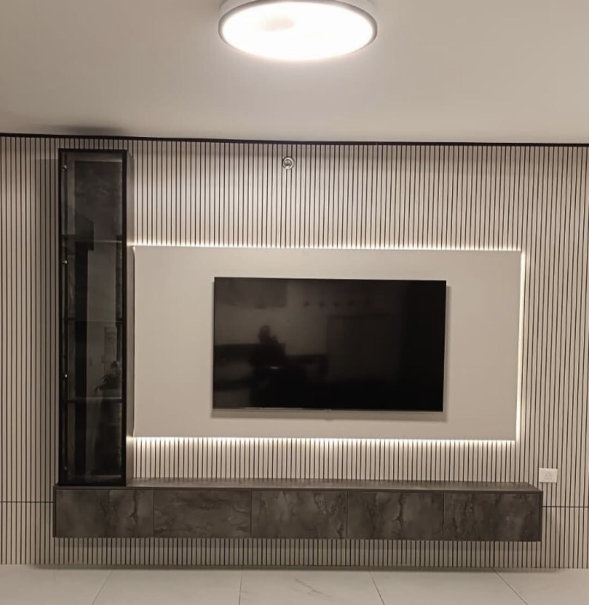
#> input picture projects/2026-10-tv-walls-series/input/raw_dark.jpg, 1178 x 1210 px, found by its file name (shown at 1/2 size)
$ python clean.py
#> lines starting #> are read from the running program, lines starting #| are printed output that depends on the picture; after the words box and inside, x2 and y2 are one past the last pixel; in counts of white or black regions, pixels touching at a corner belong together
"""Input cleanup: screenshot bar (white), people reflected in TV screens + TV menu (dark, panels).
The screen glass is not the product: its interior is replaced by a mask-normalised heavy blur of itself
(keeps the real dark gradient / curtain glow, removes the people and the on-screen menu)."""
import cv2, numpy as np
def screen(src, dst, quad, inset=7, sig=40, darken=0.9):
#> called with src = 'input/raw_dark.jpg', dst = 'input/dark.png', inset = 7, sig = 40, darken = 0.9
    im = cv2.imread(src).astype(np.float32)
    q = np.array(quad, np.float32); c = q.mean(0)
    qi = c + (q - c) * (1 - inset / np.linalg.norm(q - c, axis=1))[:, None]
    m = np.zeros(im.shape[:2], np.float32); cv2.fillPoly(m, [qi.astype(np.int32)], 1)
#> after `cv2.fillPoly(m, [qi.astype(np.int32)], 1)`:
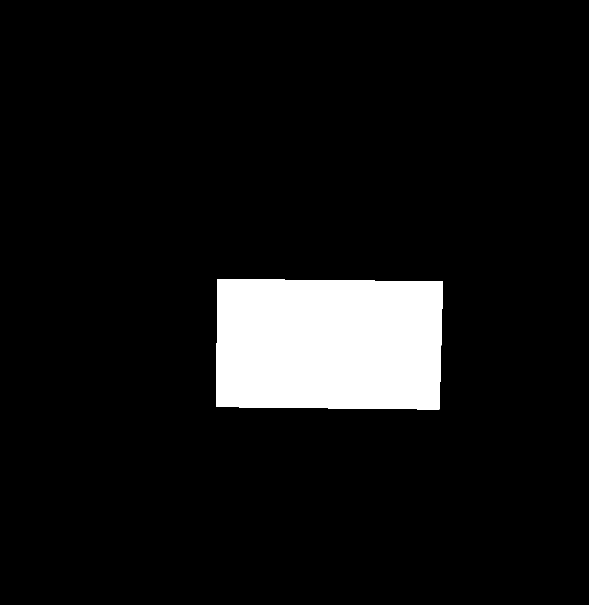
#> m: shape (1210, 1178) float32 (shown at 1/2 size); values 0 (black) and 1 (white), 8.1% white; 1 white region, box (x1, y1, x2, y2) and area: (433, 558, 886, 819) 114964
    num = cv2.GaussianBlur(im * m[..., None], (0, 0), sig); den = cv2.GaussianBlur(m, (0, 0), sig)[..., None]
    fill = num / np.maximum(den, 1e-4) * darken
    fill += np.random.default_rng(1).normal(0, 1.2, fill.shape)        # match sensor grain
    a = cv2.GaussianBlur(m, (0, 0), 1.2)[..., None]
    cv2.imwrite(dst, np.clip(im * (1 - a) + fill * a, 0, 255).astype(np.uint8))
screen("input/raw_dark.jpg", "input/dark.png", [(428, 555), (892, 560), (885, 822), (427, 817)])
screen("input/raw_panels.jpg", "input/panels.png", [(401, 592), (935, 589), (927, 927), (399, 877)])
#> call 2 of screen, with src = 'input/raw_panels.jpg', dst = 'input/panels.png', inset = 7, sig = 40, darken = 0.9
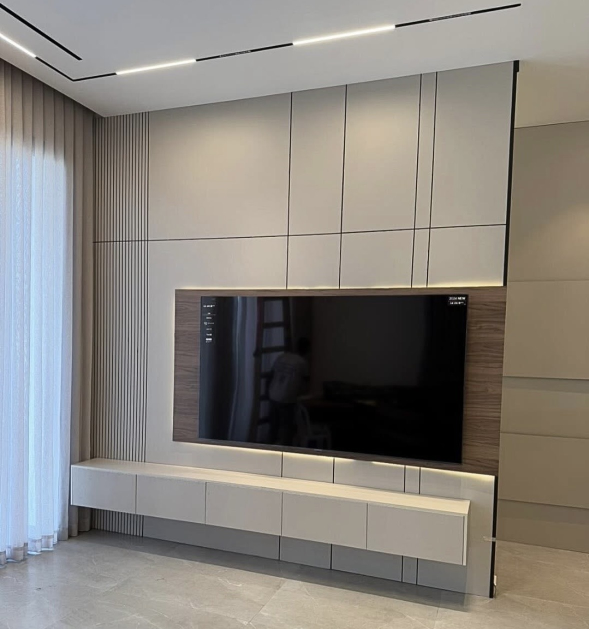
#> input picture projects/2026-10-tv-walls-series/input/raw_panels.jpg, 1178 x 1258 px, found by its file name (shown at 1/2 size)
#> in screen (call 2), `cv2.fillPoly(m, [qi.astype(np.int32)], 1)`: m: shape (1258, 1178) float32; values 0 (black) and 1 (white), 10.7% white; 1 white region, box (x1, y1, x2, y2) and area: (405, 592, 929, 924) 158812
#> in screen (call 2), `num = cv2.GaussianBlur(im * m[..., None], (0, 0), sig)`:
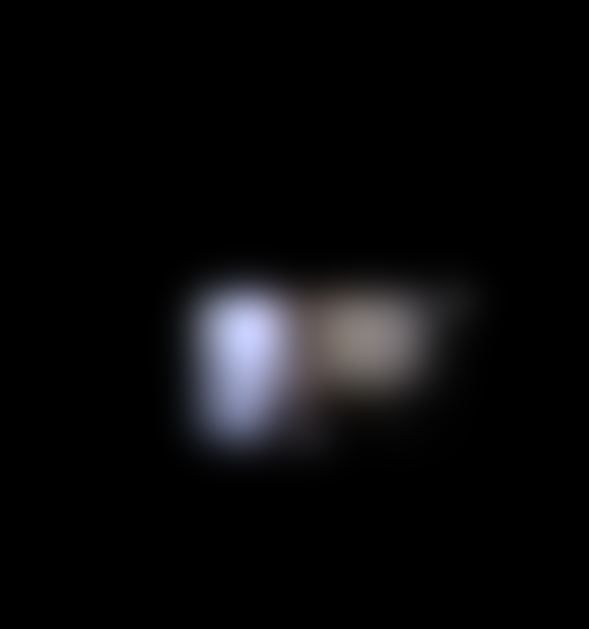
#> num: shape (1258, 1178, 3) float32 (shown at 1/2 size); mean B, G, R 2.2, 2, 2; drawn with min black and max white
#> in screen (call 2), `fill = num / np.maximum(den, 1e-4) * darken`:
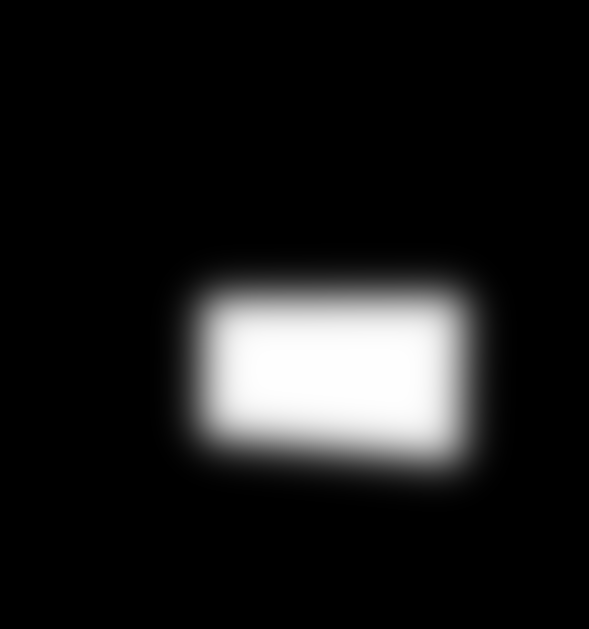
#> den: shape (1258, 1178, 1) float32 (shown at 1/2 size); min 0, max 1, mean 0.107
#> in screen (call 2), `fill += np.random.default_rng(1).normal(0, 1.2, fill.shape)`:
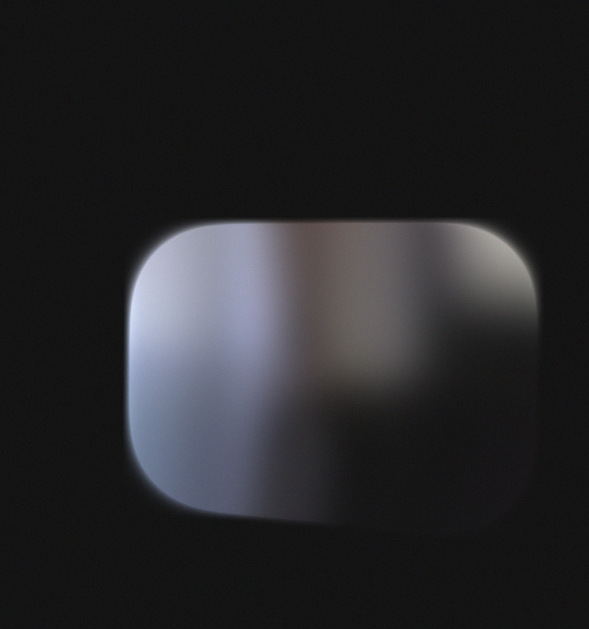
#> fill: shape (1258, 1178, 3) float32 (shown at 1/2 size); mean B, G, R 6.8, 6, 6; drawn with min black and max white
w = cv2.imread("input/raw_white.jpg"); cv2.imwrite("input/white.png", w[:1147])
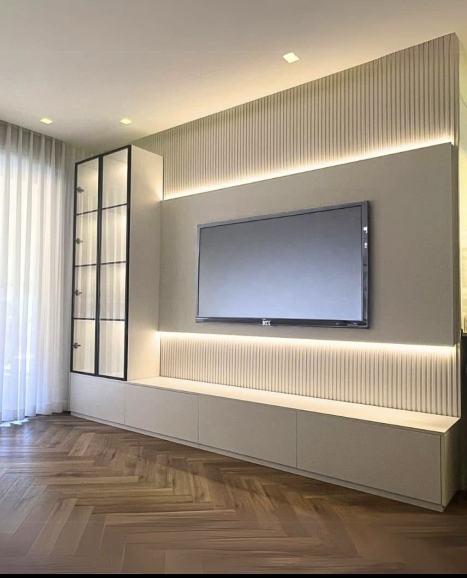
#> input picture projects/2026-10-tv-walls-series/input/raw_white.jpg, 934 x 1155 px, found by its file name (shown at 1/2 size)
#> further down, w is the input picture: shape (1155, 934, 3); mean B, G, R 131.7, 146.3, 158.2
#> after `w = cv2.imread('input/raw_white.jpg')`:
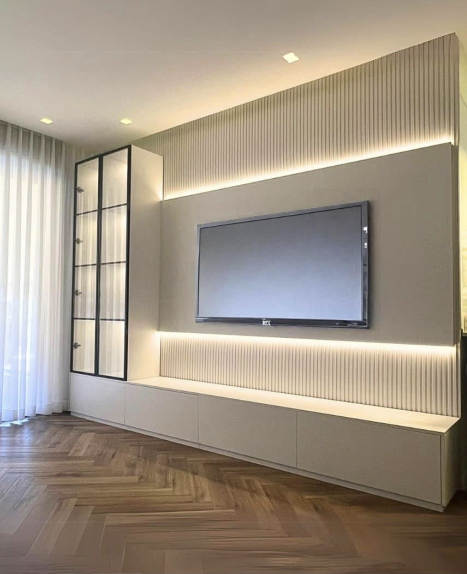
#> saved as white.png: shape (1147, 934, 3) (shown at 1/2 size); mean B, G, R 132.6, 147.2, 159.2
cv2.imwrite("input/slats.png", cv2.imread("input/raw_slats.jpg"))
